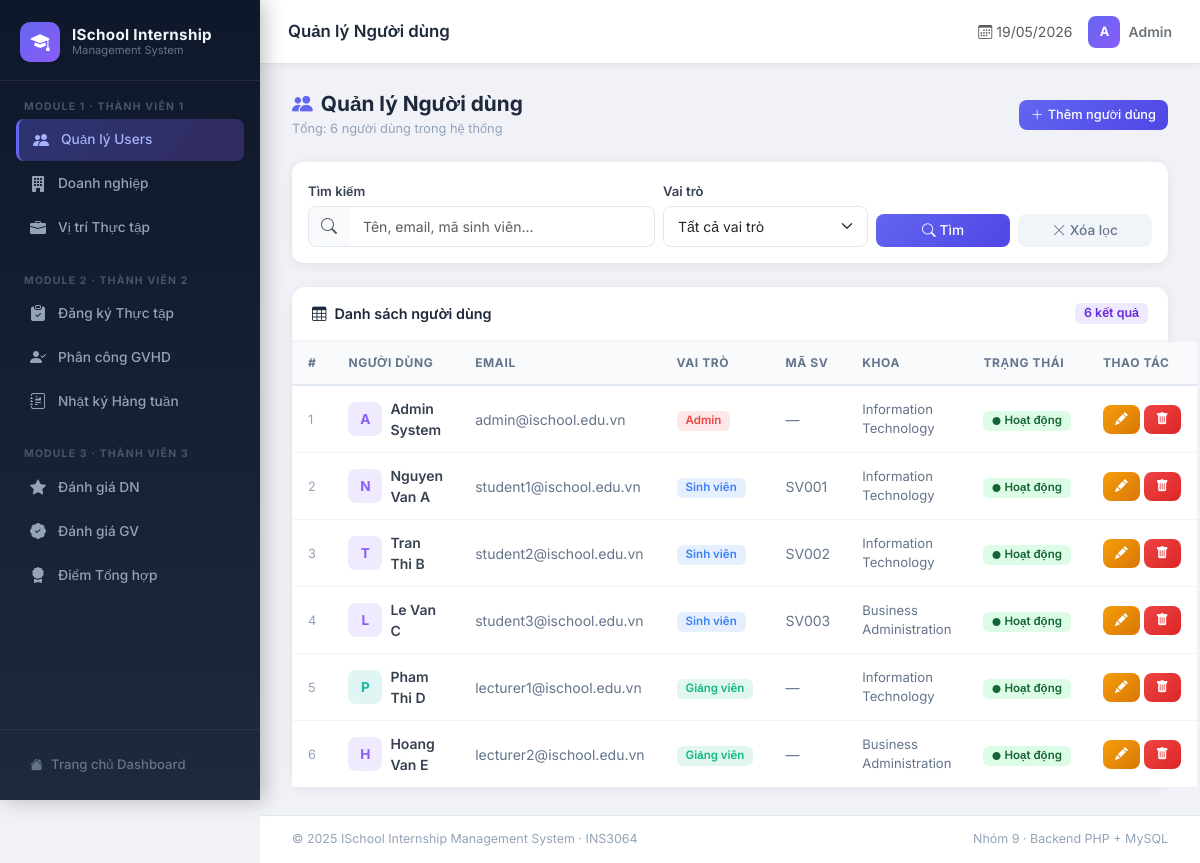
Screenshot of /internship_system/modules/users/list.php with the database file from the repository.
### tables this page shows
CREATE TABLE users (
    user_id       INT PRIMARY KEY AUTO_INCREMENT,
    full_name     VARCHAR(100) NOT NULL,
    email         VARCHAR(100) NOT NULL UNIQUE,
    password      VARCHAR(255) NOT NULL,
    role          ENUM('student','lecturer','company_rep','admin') NOT NULL,
    department_id INT,
    phone         VARCHAR(20),
    student_code  VARCHAR(20) UNIQUE,
    status        ENUM('active','inactive') DEFAULT 'active',
    created_at    TIMESTAMP DEFAULT CURRENT_TIMESTAMP,
    FOREIGN KEY (department_id) REFERENCES departments(department_id)
);

CREATE TABLE departments (
    department_id   INT PRIMARY KEY AUTO_INCREMENT,
    department_name VARCHAR(100) NOT NULL,
    description     TEXT
);

### internship_system/modules/users/list.php (the view, shortened to what this page needs)
<?php
require_once '../../config/database.php';
$search = isset($_GET['search']) ? sanitize($_GET['search']) : '';
$sql = "SELECT u.*, d.department_name
        FROM users u
        LEFT JOIN departments d ON u.department_id = d.department_id
        WHERE 1=1";
$sql .= " ORDER BY u.created_at DESC";
$stmt = $conn->prepare($sql);
$stmt->execute();
$users = $stmt->get_result()->fetch_all(MYSQLI_ASSOC);
?>
<?php include '../../includes/header.php'; ?>
<div class="page-header">
    <div>
        <h4><i class="bi bi-people-fill me-2" style="color:#6366f1"></i>Quản lý Người dùng</h4>
        <div class="page-subtitle">Tổng: <?= count($users) ?> người dùng trong hệ thống</div>
    </div>
    <a href="add.php" class="btn btn-primary btn-sm">
        <i class="bi bi-plus-lg me-1"></i>Thêm người dùng
    </a>
</div>
<div class="card mb-4" style="border-radius:12px;">
    <div class="card-body py-3">
        <form method="GET" class="row g-2 align-items-end">
            <div class="col-md-5">
                <label class="form-label mb-1">Tìm kiếm</label>
                <div class="input-group">
                    <span class="input-group-text" style="background:#f8fafc;border-color:#e2e8f0;border-radius:8px 0 0 8px;">
                        <i class="bi bi-search text-muted"></i>
                    </span>
                    <input type="text" name="search" class="form-control"
                           style="border-left:none;border-radius:0 8px 8px 0;"
                           placeholder="Tên, email, mã sinh viên..." value="<?= htmlspecialchars($search) ?>">
                </div>
            </div>
            <div class="col-md-3">
                <label class="form-label mb-1">Vai trò</label>
                <select name="role" class="form-select">
                    <option value="">Tất cả vai trò</option>
                </select>
            </div>
            <div class="col-md-2">
                <label class="form-label mb-1 d-block">&nbsp;</label>
                <button type="submit" class="btn btn-primary w-100">
                    <i class="bi bi-search me-1"></i>Tìm
                </button>
            </div>
            <div class="col-md-2">
                <label class="form-label mb-1 d-block">&nbsp;</label>
                <a href="list.php" class="btn w-100" style="background:#f1f5f9;color:#64748b;border:none;">
                    <i class="bi bi-x-lg me-1"></i>Xóa lọc
                </a>
            </div>
        </form>
    </div>
</div>
<div class="card table-card">
    <div class="card-header d-flex justify-content-between align-items-center">
        <span><i class="bi bi-table me-2"></i>Danh sách người dùng</span>
        <span class="badge" style="background:#ede9fe;color:#6d28d9;font-size:.78rem;"><?= count($users) ?> kết quả</span>
    </div>
    <div class="card-body p-0">
        <table class="table mb-0">
            <thead>
                <tr>
                    <th>#</th>
                    <th>Người dùng</th>
                    <th>Email</th>
                    <th>Vai trò</th>
                    <th>Mã SV</th>
                    <th>Khoa</th>
                    <th>Trạng thái</th>
                    <th style="width:100px">Thao tác</th>
                </tr>
            </thead>
            <tbody>
            <?php if (empty($users)): ?>
                <tr>
                    <td colspan="8" class="text-center py-5">
                        <i class="bi bi-inbox fs-1 d-block mb-2 text-muted opacity-25"></i>
                        <span class="text-muted">Không tìm thấy người dùng nào</span>
                    </td>
                </tr>
            <?php else: ?>
                <?php foreach ($users as $i => $u):
                    $roles = ['student'=>'Sinh viên','lecturer'=>'Giảng viên',
                              'company_rep'=>'Đại diện DN','admin'=>'Admin'];
                    $badge = ['student'=>'#3b82f6','lecturer'=>'#10b981',
                              'company_rep'=>'#f59e0b','admin'=>'#ef4444'];
                    $r = $u['role'];
                    $initials = strtoupper(mb_substr($u['full_name'], 0, 1));
                    $colors = ['#6366f1','#10b981','#f59e0b','#ef4444','#8b5cf6','#14b8a6'];
                    $color  = $colors[crc32($u['full_name']) % count($colors)];
                ?>
                <tr>
                    <td style="color:#94a3b8;font-size:.8rem"><?= $i + 1 ?></td>
                    <td>
                        <div class="d-flex align-items-center gap-2">
                            <div class="avatar-sm" style="background:<?= $color ?>20;color:<?= $color ?>">
                                <?= $initials ?>
                            </div>
                            <span class="fw-semibold"><?= htmlspecialchars($u['full_name']) ?></span>
                        </div>
                    </td>
                    <td style="color:#64748b"><?= htmlspecialchars($u['email']) ?></td>
                    <td>
                        <span class="badge" style="background:<?= $badge[$r] ?? '#94a3b8' ?>20;color:<?= $badge[$r] ?? '#94a3b8' ?>">
                            <?= $roles[$r] ?? $r ?>
                        </span>
                    </td>
                    <td style="color:#64748b"><?= htmlspecialchars($u['student_code'] ?? '—') ?></td>
                    <td style="color:#64748b;font-size:.82rem"><?= htmlspecialchars($u['department_name'] ?? '—') ?></td>
                    <td>
                        <?php if ($u['status'] === 'active'): ?>
                        <span class="badge" style="background:#dcfce7;color:#166534;">
                            <i class="bi bi-circle-fill me-1" style="font-size:.5rem"></i>Hoạt động
                        </span>
                        <?php else: ?>
                        <span class="badge" style="background:#f1f5f9;color:#64748b;">
                            <i class="bi bi-circle me-1" style="font-size:.5rem"></i>Vô hiệu
                        </span>
                        <?php endif; ?>
                    </td>
                    <td>
                        <div class="d-flex gap-1">
                            <a href="edit.php?id=<?= $u['user_id'] ?>" class="btn btn-warning btn-sm" title="Chỉnh sửa">
                                <i class="bi bi-pencil-fill"></i>
                            </a>
                            <a href="list.php?delete=<?= $u['user_id'] ?>"
                               class="btn btn-danger btn-sm" title="Xóa"
                               onclick="return confirm('Xác nhận xóa người dùng này?')">
                                <i class="bi bi-trash-fill"></i>
                            </a>
                        </div>
                    </td>
                </tr>
                <?php endforeach; ?>
            <?php endif; ?>
            </tbody>
        </table>
    </div>
</div>
<?php include '../../includes/footer.php'; ?>

### internship_system/includes/header.php (style rules this page uses)
*, *::before, *::after { box-sizing: border-box; }
body { font-family: 'Inter', sans-serif; background: #f0f2f8; color: #2d3748; margin: 0; }
.card { border: none; border-radius: 14px; box-shadow: 0 2px 12px rgba(0,0,0,.07); transition: box-shadow .2s, transform .2s; }
.table-card .card-header { background: #fff; border-bottom: 2px solid #f1f5f9; padding: 16px 20px; border-radius: 14px 14px 0 0 !important; font-weight: 600; font-size: 0.9rem; color: #1e293b; }
.table thead th { background: #f8fafc; color: #64748b; font-size: 0.75rem; font-weight: 700; text-transform: uppercase; letter-spacing: .6px; border-bottom: 2px solid #e2e8f0; padding: 12px 16px; white-space: nowrap; }
.table tbody td { padding: 12px 16px; vertical-align: middle; font-size: 0.875rem; border-bottom: 1px solid #f1f5f9; color: #374151; }
.table tbody tr:last-child td { border-bottom: none; }
.btn { border-radius: 8px; font-weight: 500; font-size: 0.855rem; }
.btn-primary { background: linear-gradient(135deg, #6366f1, #4f46e5); border: none; }
.btn-warning { background: linear-gradient(135deg, #f59e0b, #d97706); border: none; color: #fff; }
.btn-danger { background: linear-gradient(135deg, #ef4444, #dc2626); border: none; }
.btn-sm { padding: 5px 12px; font-size: 0.8rem; }
.badge { border-radius: 6px; font-weight: 600; font-size: 0.72rem; padding: 4px 9px; }
.form-control, .form-select { border-radius: 8px; border: 1.5px solid #e2e8f0; font-size: 0.875rem; padding: 9px 14px; transition: border-color .2s, box-shadow .2s; }
.form-label { font-weight: 600; font-size: 0.82rem; color: #374151; margin-bottom: 6px; }
.page-header { display: flex; align-items: center; justify-content: space-between; margin-bottom: 24px; }
.page-header h4 { font-size: 1.3rem; font-weight: 700; color: #1e293b; margin: 0; }
.page-header .page-subtitle { font-size: 0.8rem; color: #94a3b8; margin-top: 2px; }
.avatar-sm { width: 34px; height: 34px; border-radius: 8px; display: inline-flex; align-items: center; justify-content: center; font-size: 0.85rem; font-weight: 700; flex-shrink: 0; }

### rows the page displays
users: full_name "A", full_name "Admin System", email "admin@ischool.edu.vn", role "Admin", student_code "—", department.department_name "Information Technology", status "active" (drawn)
users: full_name "N", full_name "Nguyen Van A", email "student1@ischool.edu.vn", role "Sinh viên", student_code "SV001", department.department_name "Information Technology", status "active" (drawn)
users: full_name "T", full_name "Tran Thi B", email "student2@ischool.edu.vn", role "Sinh viên", student_code "SV002", department.department_name "Information Technology", status "active" (drawn)
users: full_name "L", full_name "Le Van C", email "student3@ischool.edu.vn", role "Sinh viên", student_code "SV003", department.department_name "Business Administration", status "active" (drawn)
users: full_name "P", full_name "Pham Thi D", email "lecturer1@ischool.edu.vn", role "Giảng viên", student_code "—", department.department_name "Information Technology", status "active" (drawn)
users: full_name "H", full_name "Hoang Van E", email "lecturer2@ischool.edu.vn", role "Giảng viên", student_code "—", department.department_name "Business Administration", status "active" (drawn)

### other values shown
$titles[$page_key] "Quản lý Người dùng"
count($users) "6"
